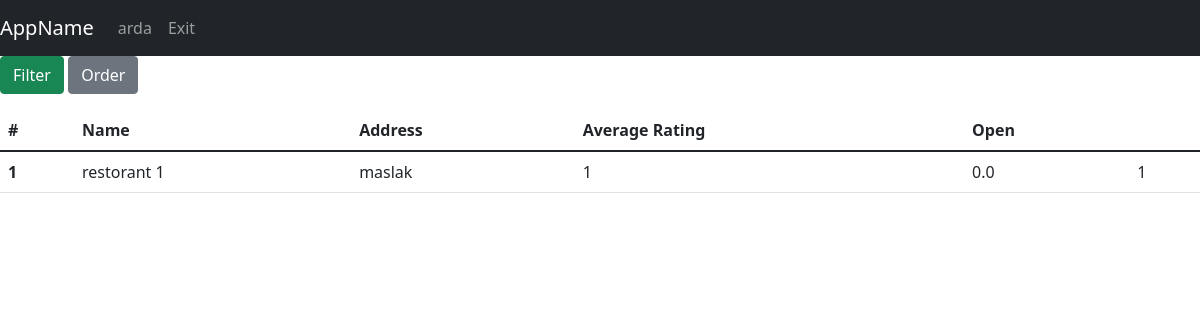
The app's page /restaurants (signed in), older data.
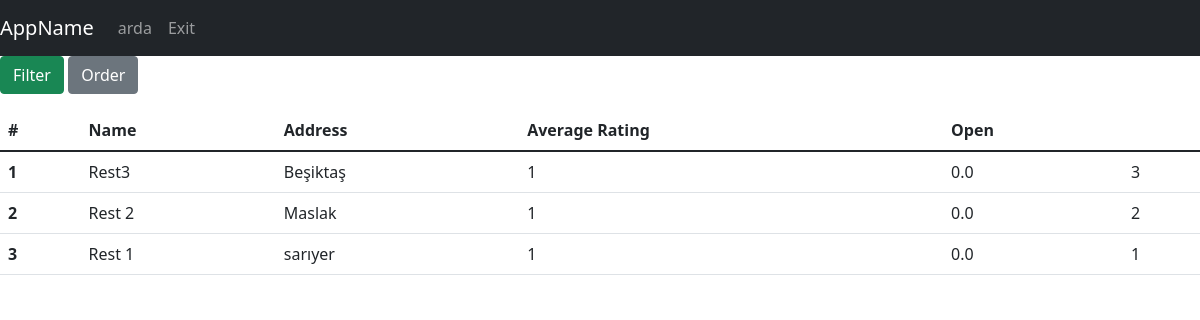
The same page, newer data.
### tables this page shows
CREATE TABLE restaurant(id int PRIMARY KEY,restaurantName varchar(30),address varchar(250),lat Text,lng Text,isOpen binary,averageRating real);

### app.py (the view)
@app.route("/restaurants", methods=["GET", "POST"])
def allRestaurants():
    data = {}
    with sqlite3.connect(DATABASE) as database:
        cursor = database.cursor()
    if request.method == "POST":
        if 'order' in request.form:
            orderBy = request.form['orderBy'].lower()
            print(orderBy)
            command = "SELECT restaurantName as Name, address, averageRating as Rating, isOpen as open FROM restaurant ORDER BY "+str(orderBy)
            cursor.execute(command)
            query = cursor.fetchall()
            data["restaurant"] = query
        if 'filter' in request.form:
            filtered_cols, expected_vals = [], []
            q = ""
            for c in request.form.keys():
                if request.form[c] != '' and request.form[c] != "filter":
                    if request.form[c] == "on":
                        filtered_cols.append("isOpen")
                        expected_vals.append(1)
                    else:
                        filtered_cols.append(c)
                        expected_vals.append(request.form[c])
            print(expected_vals)
            print(filtered_cols)
            if len(expected_vals) > 0:
                if filtered_cols[0] != "isOpen":
                    q += filtered_cols[0]+" LIKE "+f"'%{expected_vals[0]}%'"
                else:
                    q += " isOpen = 1"
                if len(expected_vals) > 1:
                    for index in range(1, len(expected_vals)):
                        if filtered_cols[index] != "isOpen":
                            q += " and " + filtered_cols[index]+" LIKE " + f"'%{expected_vals[index]}%'"
                    if filtered_cols.count("isOpen") > 0:
                        q += " and isOpen = 1"
                command = "SELECT restaurantName as Name, address, averageRating as Rating, isOpen as open FROM restaurant WHERE "+q
                print(command)
                cursor.execute(command)
                query = cursor.fetchall()
                data["restaurant"] = query
            else:
                data = getAllDbData(toGet=["restaurant"])
    else:
        data = getAllDbData(toGet=["restaurant"])
    return render_template("admin/list_operations/list_restaurants.html", username=session["username"], data=data)

### app.py (called while the page is built)
def getRestaurants(cursor, limit=None):
    cursor.execute("SELECT restaurantName,address,isOpen,averageRating,id FROM restaurant ORDER BY id desc")
    query = cursor.fetchall()
    return query

def getAllDbData(toGet, limit=None):
    with sqlite3.connect(DATABASE) as database:
        cursor = database.cursor()
    data = {}
    for entity in toGet:
        if entity == "couriers":
            data[entity] = getCouriers(cursor, limit)
        if entity == "users":
            data[entity] = getUsers(cursor, limit)
        if entity == "restaurant":
            data[entity] = getRestaurants(cursor, limit)
        else:
            pass
    return data

### templates/admin/list_operations/list_restaurants.html (shortened to what this page needs)
{% extends 'base.html' %}
{% block navbar %}
<nav class="navbar navbar-expand-lg navbar-dark bg-dark">
    <a class="navbar-brand" href="#">AppName</a>
    <div class="collapse navbar-collapse" id="navbarNav">
        <ul class="navbar-nav">
          <li class="nav-item active"><a class="nav-link" href="/">{{username}}</a></li>
          <li class="nav-item active"><a class="nav-link" href="/exit">Exit</a></li>
        </ul>
    </div>
</nav>
{% endblock %}
{% block body %}
<p>
  <a class="btn btn-success" data-toggle="collapse" href="#filter" role="button" aria-expanded="false" aria-controls="filter">Filter</a>
  <button class="btn btn-secondary" type="button" data-toggle="collapse" data-target="#order" aria-expanded="false" aria-controls="order">Order</button>
</p>
<div>
    <table class="table">
      <thead class="thead-dark">
        <tr>
            <th scope="col">#</th>
            <th scope="col">Name</th>
            <th scope="col">Address</th>
            <th scope="col">Average Rating</th>
            <th scope="col">Open</th>
        </tr>
      </thead>
      <tbody>
        {%for i in range(data["restaurant"]|length)%}
                <tr>
                  <th scope="row">{{ i+1 }}</th>
                  <td>{{ data["restaurant"][i][0] }}</td>
                  <td>{{ data["restaurant"][i][1] }}</td>
                  <td>{{ data["restaurant"][i][2] }}</td>
                  <td>{{ data["restaurant"][i][3] }}</td>
                  <td>{{ data["restaurant"][i][4] }}</td>
                </tr>
        {%endfor%}
      </tbody>
    </table>
</div>
{% endblock %}

### templates/base.html (shortened to what this page needs)
<!doctype html>
<html lang="en">
  <head>
    <link href="https://cdn.jsdelivr.net/npm/bootstrap@5.1.3/dist/css/bootstrap.min.css" rel="stylesheet">
  </head>
  <body>
  <div>
    {% block navbar %}
    {% endblock %}
  </div>
  <div>
    {% block body %}
    {% endblock %}
  </div>
  </body>
</html>

Row changes from the older to the newer data that the page shows:
added restaurant: restaurantName "Rest3", address "Beşiktaş", isOpen "1", averageRating "0.0", id "3"
added restaurant: restaurantName "Rest 2", address "Maslak", isOpen "1", averageRating "0.0", id "2"
Text that changed along with them:
new list line: "1"
new list line: "2"
new list line: "3"
new list line: "Rest 1 sarıyer 1 0.0 1"
list line gone: "1"
list line gone: "restorant 1 maslak 1 0.0 1"
